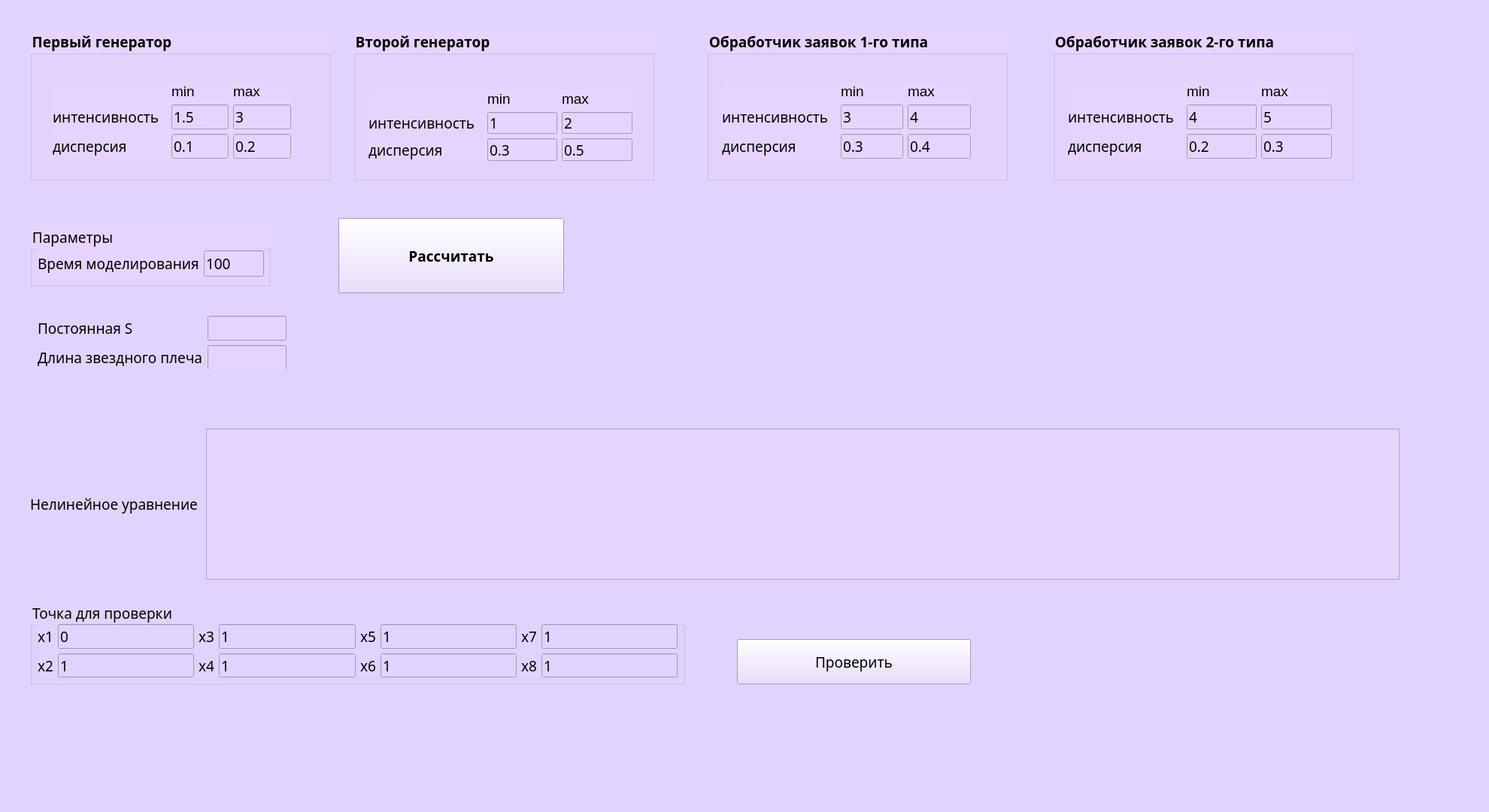
<?xml version="1.0" encoding="UTF-8"?>
<ui version="4.0">
 <class>Form</class>
 <widget class="QWidget" name="Form">
  <property name="geometry">
   <rect>
    <x>0</x>
    <y>0</y>
    <width>1980</width>
    <height>1080</height>
   </rect>
  </property>
  <property name="sizePolicy">
   <sizepolicy hsizetype="Fixed" vsizetype="Fixed">
    <horstretch>0</horstretch>
    <verstretch>0</verstretch>
   </sizepolicy>
  </property>
  <property name="font">
   <font>
    <family>Monaco</family>
    <pointsize>14</pointsize>
   </font>
  </property>
  <property name="windowTitle">
   <string>EP_lab4</string>
  </property>
  <property name="styleSheet">
   <string notr="true">background-color: rgb(224, 212, 255);</string>
  </property>
  <widget class="QPushButton" name="calc_button">
   <property name="geometry">
    <rect>
     <x>450</x>
     <y>290</y>
     <width>300</width>
     <height>100</height>
    </rect>
   </property>
   <property name="font">
    <font>
     <family>Monaco</family>
     <pointsize>14</pointsize>
     <bold>true</bold>
    </font>
   </property>
   <property name="styleSheet">
    <string notr="true">background-color: rgb(230, 212, 255);</string>
   </property>
   <property name="text">
    <string>Рассчитать</string>
   </property>
  </widget>
  <widget class="QGroupBox" name="groupBox_3">
   <property name="geometry">
    <rect>
     <x>40</x>
     <y>300</y>
     <width>320</width>
     <height>81</height>
    </rect>
   </property>
   <property name="font">
    <font>
     <family>Monaco</family>
     <pointsize>14</pointsize>
    </font>
   </property>
   <property name="styleSheet">
    <string notr="true">background-color: rgb(230, 212, 255);</string>
   </property>
   <property name="title">
    <string>Параметры</string>
   </property>
   <widget class="QWidget" name="gridLayoutWidget_4">
    <property name="geometry">
     <rect>
      <x>10</x>
      <y>30</y>
      <width>301</width>
      <height>41</height>
     </rect>
    </property>
    <layout class="QGridLayout" name="gridLayout_6">
     <item row="0" column="0">
      <widget class="QLabel" name="label_req_cnt">
       <property name="font">
        <font>
         <family>Monaco</family>
         <pointsize>14</pointsize>
        </font>
       </property>
       <property name="text">
        <string>Время моделирования</string>
       </property>
      </widget>
     </item>
     <item row="0" column="1">
      <widget class="QLineEdit" name="line_edit_time">
       <property name="font">
        <font>
         <family>Monaco</family>
         <pointsize>14</pointsize>
        </font>
       </property>
       <property name="text">
        <string>100</string>
       </property>
      </widget>
     </item>
    </layout>
   </widget>
  </widget>
  <widget class="QGroupBox" name="groupBox_4">
   <property name="geometry">
    <rect>
     <x>40</x>
     <y>800</y>
     <width>871</width>
     <height>111</height>
    </rect>
   </property>
   <property name="font">
    <font>
     <family>Monaco</family>
     <pointsize>14</pointsize>
    </font>
   </property>
   <property name="title">
    <string>Точка для проверки</string>
   </property>
   <widget class="QWidget" name="gridLayoutWidget_5">
    <property name="geometry">
     <rect>
      <x>10</x>
      <y>30</y>
      <width>851</width>
      <height>71</height>
     </rect>
    </property>
    <layout class="QGridLayout" name="gridLayout_8">
     <item row="1" column="4">
      <widget class="QLineEdit" name="line_edit_x4_full">
       <property name="font">
        <font>
         <family>Monaco</family>
         <pointsize>14</pointsize>
        </font>
       </property>
       <property name="text">
        <string>1</string>
       </property>
      </widget>
     </item>
     <item row="1" column="2">
      <widget class="QLineEdit" name="line_edit_x2_full">
       <property name="font">
        <font>
         <family>Monaco</family>
         <pointsize>14</pointsize>
        </font>
       </property>
       <property name="text">
        <string>1</string>
       </property>
      </widget>
     </item>
     <item row="0" column="4">
      <widget class="QLineEdit" name="line_edit_x3_full">
       <property name="font">
        <font>
         <family>Monaco</family>
         <pointsize>14</pointsize>
        </font>
       </property>
       <property name="text">
        <string>1</string>
       </property>
      </widget>
     </item>
     <item row="1" column="3">
      <widget class="QLabel" name="label_a_13">
       <property name="font">
        <font>
         <family>Monaco</family>
         <pointsize>14</pointsize>
        </font>
       </property>
       <property name="text">
        <string notr="true">x4</string>
       </property>
      </widget>
     </item>
     <item row="0" column="2">
      <widget class="QLineEdit" name="line_edit_x1_full">
       <property name="font">
        <font>
         <family>Monaco</family>
         <pointsize>14</pointsize>
        </font>
       </property>
       <property name="text">
        <string>0</string>
       </property>
      </widget>
     </item>
     <item row="0" column="5">
      <widget class="QLabel" name="label_a_14">
       <property name="font">
        <font>
         <family>Monaco</family>
         <pointsize>14</pointsize>
        </font>
       </property>
       <property name="text">
        <string notr="true">x5</string>
       </property>
      </widget>
     </item>
     <item row="1" column="7">
      <widget class="QLabel" name="label_a_26">
       <property name="font">
        <font>
         <family>Monaco</family>
         <pointsize>14</pointsize>
        </font>
       </property>
       <property name="text">
        <string notr="true">x8</string>
       </property>
      </widget>
     </item>
     <item row="1" column="0">
      <widget class="QLabel" name="label_a_7">
       <property name="font">
        <font>
         <family>Monaco</family>
         <pointsize>14</pointsize>
        </font>
       </property>
       <property name="text">
        <string notr="true">x2</string>
       </property>
      </widget>
     </item>
     <item row="1" column="6">
      <widget class="QLineEdit" name="line_edit_x6_full">
       <property name="font">
        <font>
         <family>Monaco</family>
         <pointsize>14</pointsize>
        </font>
       </property>
       <property name="text">
        <string>1</string>
       </property>
      </widget>
     </item>
     <item row="0" column="3">
      <widget class="QLabel" name="label_a_12">
       <property name="font">
        <font>
         <family>Monaco</family>
         <pointsize>14</pointsize>
        </font>
       </property>
       <property name="text">
        <string notr="true">x3</string>
       </property>
      </widget>
     </item>
     <item row="0" column="7">
      <widget class="QLabel" name="label_a_25">
       <property name="font">
        <font>
         <family>Monaco</family>
         <pointsize>14</pointsize>
        </font>
       </property>
       <property name="text">
        <string notr="true">x7</string>
       </property>
      </widget>
     </item>
     <item row="0" column="6">
      <widget class="QLineEdit" name="line_edit_x5_full">
       <property name="font">
        <font>
         <family>Monaco</family>
         <pointsize>14</pointsize>
        </font>
       </property>
       <property name="text">
        <string>1</string>
       </property>
      </widget>
     </item>
     <item row="1" column="5">
      <widget class="QLabel" name="label_a_15">
       <property name="font">
        <font>
         <family>Monaco</family>
         <pointsize>14</pointsize>
        </font>
       </property>
       <property name="text">
        <string notr="true">x6</string>
       </property>
      </widget>
     </item>
     <item row="0" column="0">
      <widget class="QLabel" name="label_a_9">
       <property name="font">
        <font>
         <family>Monaco</family>
         <pointsize>14</pointsize>
        </font>
       </property>
       <property name="text">
        <string notr="true">x1</string>
       </property>
      </widget>
     </item>
     <item row="0" column="8">
      <widget class="QLineEdit" name="line_edit_x7_full">
       <property name="font">
        <font>
         <family>Monaco</family>
         <pointsize>14</pointsize>
        </font>
       </property>
       <property name="text">
        <string>1</string>
       </property>
      </widget>
     </item>
     <item row="1" column="8">
      <widget class="QLineEdit" name="line_edit_x8_full">
       <property name="font">
        <font>
         <family>Monaco</family>
         <pointsize>14</pointsize>
        </font>
       </property>
       <property name="text">
        <string>1</string>
       </property>
      </widget>
     </item>
    </layout>
   </widget>
  </widget>
  <widget class="QPushButton" name="check_full_button">
   <property name="geometry">
    <rect>
     <x>980</x>
     <y>850</y>
     <width>311</width>
     <height>60</height>
    </rect>
   </property>
   <property name="font">
    <font>
     <family>Monaco</family>
     <pointsize>14</pointsize>
    </font>
   </property>
   <property name="styleSheet">
    <string notr="true">background-color: rgb(230, 212, 255);</string>
   </property>
   <property name="text">
    <string>Проверить</string>
   </property>
  </widget>
  <widget class="QWidget" name="gridLayoutWidget_7">
   <property name="geometry">
    <rect>
     <x>40</x>
     <y>570</y>
     <width>1821</width>
     <height>201</height>
    </rect>
   </property>
   <layout class="QGridLayout" name="gridLayout">
    <item row="0" column="1">
     <widget class="QTextEdit" name="line_edit_nonlin_regr">
      <property name="styleSheet">
       <string notr="true">background-color: rgb(230, 212, 255);</string>
      </property>
     </widget>
    </item>
    <item row="0" column="0">
     <widget class="QLabel" name="label_b_9">
      <property name="font">
       <font>
        <family>Monaco</family>
        <pointsize>14</pointsize>
       </font>
      </property>
      <property name="text">
       <string notr="true">Нелинейное уравнение </string>
      </property>
     </widget>
    </item>
   </layout>
  </widget>
  <widget class="QWidget" name="gridLayoutWidget_3">
   <property name="geometry">
    <rect>
     <x>50</x>
     <y>420</y>
     <width>331</width>
     <height>71</height>
    </rect>
   </property>
   <layout class="QGridLayout" name="gridLayout_2">
    <item row="0" column="0">
     <widget class="QLabel" name="label_a_8">
      <property name="font">
       <font>
        <family>Monaco</family>
        <pointsize>14</pointsize>
       </font>
      </property>
      <property name="text">
       <string notr="true">Постоянная S</string>
      </property>
     </widget>
    </item>
    <item row="2" column="0">
     <widget class="QLabel" name="label_b_8">
      <property name="font">
       <font>
        <family>Monaco</family>
        <pointsize>14</pointsize>
       </font>
      </property>
      <property name="text">
       <string notr="true">Длина звездного плеча</string>
      </property>
     </widget>
    </item>
    <item row="0" column="1">
     <widget class="QLineEdit" name="line_edit_s">
      <property name="font">
       <font>
        <family>Monaco</family>
        <pointsize>14</pointsize>
       </font>
      </property>
      <property name="styleSheet">
       <string notr="true">background-color: rgb(230, 212, 255);</string>
      </property>
      <property name="text">
       <string/>
      </property>
     </widget>
    </item>
    <item row="2" column="1">
     <widget class="QLineEdit" name="line_edit_s_length">
      <property name="font">
       <font>
        <family>Monaco</family>
        <pointsize>14</pointsize>
       </font>
      </property>
      <property name="styleSheet">
       <string notr="true">background-color: rgb(230, 212, 255);</string>
      </property>
      <property name="text">
       <string/>
      </property>
     </widget>
    </item>
   </layout>
  </widget>
  <widget class="QGroupBox" name="groupBox">
   <property name="geometry">
    <rect>
     <x>40</x>
     <y>40</y>
     <width>400</width>
     <height>200</height>
    </rect>
   </property>
   <property name="font">
    <font>
     <family>Monaco</family>
     <pointsize>14</pointsize>
     <bold>true</bold>
    </font>
   </property>
   <property name="styleSheet">
    <string notr="true">background-color: rgb(230, 212, 255);</string>
   </property>
   <property name="title">
    <string>Первый генератор</string>
   </property>
   <widget class="QWidget" name="gridLayoutWidget">
    <property name="geometry">
     <rect>
      <x>30</x>
      <y>70</y>
      <width>317</width>
      <height>101</height>
     </rect>
    </property>
    <layout class="QGridLayout" name="gridLayout_3">
     <item row="2" column="0">
      <widget class="QLabel" name="label_a_2">
       <property name="font">
        <font>
         <family>Monaco</family>
         <pointsize>14</pointsize>
        </font>
       </property>
       <property name="text">
        <string notr="true">дисперсия</string>
       </property>
      </widget>
     </item>
     <item row="0" column="2">
      <widget class="QLabel" name="label_8">
       <property name="font">
        <font>
         <pointsize>14</pointsize>
        </font>
       </property>
       <property name="text">
        <string>max</string>
       </property>
      </widget>
     </item>
     <item row="2" column="2">
      <widget class="QLineEdit" name="line_edit_max_gen_var">
       <property name="font">
        <font>
         <family>Monaco</family>
         <pointsize>14</pointsize>
        </font>
       </property>
       <property name="text">
        <string>0.2</string>
       </property>
      </widget>
     </item>
     <item row="1" column="1">
      <widget class="QLineEdit" name="line_edit_min_gen_int">
       <property name="font">
        <font>
         <family>Monaco</family>
         <pointsize>14</pointsize>
        </font>
       </property>
       <property name="text">
        <string>1.5</string>
       </property>
      </widget>
     </item>
     <item row="1" column="0">
      <widget class="QLabel" name="label_b">
       <property name="font">
        <font>
         <family>Monaco</family>
         <pointsize>14</pointsize>
        </font>
       </property>
       <property name="text">
        <string notr="true">интенсивность  </string>
       </property>
      </widget>
     </item>
     <item row="0" column="1">
      <widget class="QLabel" name="label_5">
       <property name="font">
        <font>
         <pointsize>14</pointsize>
        </font>
       </property>
       <property name="text">
        <string>min</string>
       </property>
      </widget>
     </item>
     <item row="2" column="1">
      <widget class="QLineEdit" name="line_edit_min_gen_var">
       <property name="font">
        <font>
         <family>Monaco</family>
         <pointsize>14</pointsize>
        </font>
       </property>
       <property name="text">
        <string>0.1</string>
       </property>
      </widget>
     </item>
     <item row="1" column="2">
      <widget class="QLineEdit" name="line_edit_max_gen_int">
       <property name="font">
        <font>
         <family>Monaco</family>
         <pointsize>14</pointsize>
        </font>
       </property>
       <property name="text">
        <string>3</string>
       </property>
      </widget>
     </item>
    </layout>
   </widget>
  </widget>
  <widget class="QGroupBox" name="groupBox_2">
   <property name="geometry">
    <rect>
     <x>940</x>
     <y>40</y>
     <width>400</width>
     <height>200</height>
    </rect>
   </property>
   <property name="font">
    <font>
     <family>Monaco</family>
     <pointsize>14</pointsize>
     <bold>true</bold>
    </font>
   </property>
   <property name="styleSheet">
    <string notr="true">background-color: rgb(230, 212, 255);</string>
   </property>
   <property name="title">
    <string>Обработчик заявок 1-го типа</string>
   </property>
   <widget class="QWidget" name="gridLayoutWidget_2">
    <property name="geometry">
     <rect>
      <x>20</x>
      <y>70</y>
      <width>331</width>
      <height>101</height>
     </rect>
    </property>
    <layout class="QGridLayout" name="gridLayout_4">
     <item row="2" column="0">
      <widget class="QLabel" name="label_a_3">
       <property name="font">
        <font>
         <family>Monaco</family>
         <pointsize>14</pointsize>
        </font>
       </property>
       <property name="text">
        <string notr="true">дисперсия </string>
       </property>
      </widget>
     </item>
     <item row="2" column="1">
      <widget class="QLineEdit" name="line_edit_min_pm_var_1">
       <property name="font">
        <font>
         <family>Monaco</family>
         <pointsize>14</pointsize>
        </font>
       </property>
       <property name="text">
        <string>0.3</string>
       </property>
      </widget>
     </item>
     <item row="2" column="2">
      <widget class="QLineEdit" name="line_edit_max_pm_var_1">
       <property name="font">
        <font>
         <family>Monaco</family>
         <pointsize>14</pointsize>
        </font>
       </property>
       <property name="text">
        <string>0.4</string>
       </property>
      </widget>
     </item>
     <item row="1" column="0">
      <widget class="QLabel" name="label_a_4">
       <property name="font">
        <font>
         <family>Monaco</family>
         <pointsize>14</pointsize>
        </font>
       </property>
       <property name="text">
        <string notr="true">интенсивность  </string>
       </property>
      </widget>
     </item>
     <item row="1" column="1">
      <widget class="QLineEdit" name="line_edit_min_pm_int_1">
       <property name="font">
        <font>
         <family>Monaco</family>
         <pointsize>14</pointsize>
        </font>
       </property>
       <property name="text">
        <string>3</string>
       </property>
      </widget>
     </item>
     <item row="0" column="1">
      <widget class="QLabel" name="label_6">
       <property name="font">
        <font>
         <pointsize>14</pointsize>
        </font>
       </property>
       <property name="text">
        <string>min</string>
       </property>
      </widget>
     </item>
     <item row="0" column="2">
      <widget class="QLabel" name="label_7">
       <property name="font">
        <font>
         <pointsize>14</pointsize>
        </font>
       </property>
       <property name="text">
        <string>max</string>
       </property>
      </widget>
     </item>
     <item row="1" column="2">
      <widget class="QLineEdit" name="line_edit_max_pm_int_1">
       <property name="font">
        <font>
         <family>Monaco</family>
         <pointsize>14</pointsize>
        </font>
       </property>
       <property name="text">
        <string>4</string>
       </property>
      </widget>
     </item>
    </layout>
   </widget>
  </widget>
  <widget class="QGroupBox" name="groupBox_5">
   <property name="geometry">
    <rect>
     <x>470</x>
     <y>40</y>
     <width>400</width>
     <height>200</height>
    </rect>
   </property>
   <property name="font">
    <font>
     <family>Monaco</family>
     <pointsize>14</pointsize>
     <bold>true</bold>
    </font>
   </property>
   <property name="styleSheet">
    <string notr="true">background-color: rgb(230, 212, 255);</string>
   </property>
   <property name="title">
    <string>Второй генератор</string>
   </property>
   <widget class="QWidget" name="gridLayoutWidget_6">
    <property name="geometry">
     <rect>
      <x>20</x>
      <y>80</y>
      <width>351</width>
      <height>94</height>
     </rect>
    </property>
    <layout class="QGridLayout" name="gridLayout_5">
     <item row="1" column="0">
      <widget class="QLabel" name="label_a_6">
       <property name="font">
        <font>
         <family>Monaco</family>
         <pointsize>14</pointsize>
        </font>
       </property>
       <property name="text">
        <string notr="true">интенсивность  </string>
       </property>
      </widget>
     </item>
     <item row="0" column="1">
      <widget class="QLabel" name="label_3">
       <property name="font">
        <font>
         <pointsize>14</pointsize>
        </font>
       </property>
       <property name="text">
        <string>min</string>
       </property>
      </widget>
     </item>
     <item row="2" column="2">
      <widget class="QLineEdit" name="line_edit_max_gen_var_2">
       <property name="font">
        <font>
         <family>Monaco</family>
         <pointsize>14</pointsize>
        </font>
       </property>
       <property name="text">
        <string>0.5</string>
       </property>
      </widget>
     </item>
     <item row="1" column="2">
      <widget class="QLineEdit" name="line_edit_max_gen_int_2">
       <property name="font">
        <font>
         <family>Monaco</family>
         <pointsize>14</pointsize>
        </font>
       </property>
       <property name="text">
        <string>2</string>
       </property>
      </widget>
     </item>
     <item row="0" column="2">
      <widget class="QLabel" name="label_4">
       <property name="font">
        <font>
         <pointsize>14</pointsize>
        </font>
       </property>
       <property name="text">
        <string>max</string>
       </property>
      </widget>
     </item>
     <item row="1" column="1">
      <widget class="QLineEdit" name="line_edit_min_gen_int_2">
       <property name="font">
        <font>
         <family>Monaco</family>
         <pointsize>14</pointsize>
        </font>
       </property>
       <property name="text">
        <string>1</string>
       </property>
      </widget>
     </item>
     <item row="2" column="1">
      <widget class="QLineEdit" name="line_edit_min_gen_var_2">
       <property name="font">
        <font>
         <family>Monaco</family>
         <pointsize>14</pointsize>
        </font>
       </property>
       <property name="text">
        <string>0.3</string>
       </property>
      </widget>
     </item>
     <item row="2" column="0">
      <widget class="QLabel" name="label_a_5">
       <property name="font">
        <font>
         <family>Monaco</family>
         <pointsize>14</pointsize>
        </font>
       </property>
       <property name="text">
        <string notr="true">дисперсия</string>
       </property>
      </widget>
     </item>
    </layout>
   </widget>
  </widget>
  <widget class="QGroupBox" name="groupBox_7">
   <property name="geometry">
    <rect>
     <x>1400</x>
     <y>40</y>
     <width>400</width>
     <height>200</height>
    </rect>
   </property>
   <property name="font">
    <font>
     <family>Monaco</family>
     <pointsize>14</pointsize>
     <bold>true</bold>
    </font>
   </property>
   <property name="styleSheet">
    <string notr="true">background-color: rgb(230, 212, 255);</string>
   </property>
   <property name="title">
    <string>Обработчик заявок 2-го типа</string>
   </property>
   <widget class="QWidget" name="gridLayoutWidget_8">
    <property name="geometry">
     <rect>
      <x>20</x>
      <y>70</y>
      <width>351</width>
      <height>101</height>
     </rect>
    </property>
    <layout class="QGridLayout" name="gridLayout_10">
     <item row="1" column="2">
      <widget class="QLineEdit" name="line_edit_max_pm_int_2">
       <property name="font">
        <font>
         <family>Monaco</family>
         <pointsize>14</pointsize>
        </font>
       </property>
       <property name="text">
        <string>5</string>
       </property>
      </widget>
     </item>
     <item row="0" column="1">
      <widget class="QLabel" name="label">
       <property name="font">
        <font>
         <pointsize>14</pointsize>
        </font>
       </property>
       <property name="text">
        <string>min</string>
       </property>
      </widget>
     </item>
     <item row="0" column="2">
      <widget class="QLabel" name="label_2">
       <property name="font">
        <font>
         <pointsize>14</pointsize>
        </font>
       </property>
       <property name="text">
        <string>max</string>
       </property>
      </widget>
     </item>
     <item row="1" column="1">
      <widget class="QLineEdit" name="line_edit_min_pm_int_2">
       <property name="font">
        <font>
         <family>Monaco</family>
         <pointsize>14</pointsize>
        </font>
       </property>
       <property name="text">
        <string>4</string>
       </property>
      </widget>
     </item>
     <item row="2" column="1">
      <widget class="QLineEdit" name="line_edit_min_pm_var_2">
       <property name="font">
        <font>
         <family>Monaco</family>
         <pointsize>14</pointsize>
        </font>
       </property>
       <property name="text">
        <string>0.2</string>
       </property>
      </widget>
     </item>
     <item row="2" column="0">
      <widget class="QLabel" name="label_a_23">
       <property name="font">
        <font>
         <family>Monaco</family>
         <pointsize>14</pointsize>
        </font>
       </property>
       <property name="text">
        <string notr="true">дисперсия</string>
       </property>
      </widget>
     </item>
     <item row="1" column="0">
      <widget class="QLabel" name="label_a_24">
       <property name="font">
        <font>
         <family>Monaco</family>
         <pointsize>14</pointsize>
        </font>
       </property>
       <property name="text">
        <string notr="true">интенсивность  </string>
       </property>
      </widget>
     </item>
     <item row="2" column="2">
      <widget class="QLineEdit" name="line_edit_max_pm_var_2">
       <property name="font">
        <font>
         <family>Monaco</family>
         <pointsize>14</pointsize>
        </font>
       </property>
       <property name="text">
        <string>0.3</string>
       </property>
      </widget>
     </item>
    </layout>
   </widget>
  </widget>
 </widget>
 <resources/>
 <connections/>
</ui>
